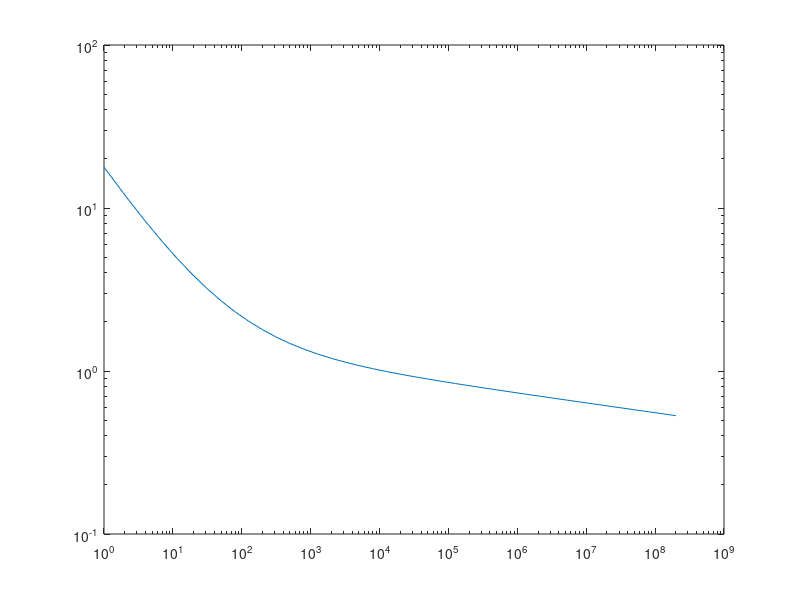

The MATLAB source for this figure: (Note: this script raises an error after producing the figure.)
close all; clear all;

msize=10;fsize=14;
%%%%%%%%%%%%   Data Source  %%%%%%%%%%%%%%%%%%%%%%%
%(1) J.F. Stubbins, D.S. Gelles, Journal of Nuclear Materials
% Volumes 233–237, Part 1, 1 October 1996, Pages 331-335
% (2) Evaluation of fatigue properties of reduced activation ferritic/martensitic steel, 
% F82H for development of design criteria, Takanori Hirose a, Taichiro Kato a, 
% Hideo Sakasegawa b, Hiroyasu Tanigawa a, Takashi Nozawa
% Fusion Engineering and Design
% Volume 160, November 2020, 111823
%%%%%%%%%%%%%%%%%%%%%%%%%%%%%%%%%%%%%%%%%%%%%%%%%%%%%%%%%%%%%%%%%%%%%%%%%
E=@(T) 4.0761e11-3.5521e7*T-5.871e3*T.^2;
x=10;

sig_y_un=@(T)(960.9-2.716*T+0.00496*T^2-3.112e-6*T^3);
sig_u_un=@(T)(1065-2.468*T+0.004087*T^2-2.575e-6*T^3);
eps_u_un=@(T)(7.393-0.002602*T-1.649e-5*T^2+1.282e-8*T^3);
del_sig_y=@(T,d)(1-exp(-d/9.992))^0.5*(3700-7.9*T+0.0039*T^2);
del_sig_he=@(T,d)max((-233.5+17.33*x^0.5)*(1-exp(- x/0.02922))^(0.5),0);
C=@(T) 1e-2*eps_u_un(T)./ (1-sig_y_un(T)./sig_u_un(T));
sig_y_irr=@(T,d) sig_y_un(T)+del_sig_y(T,d)+del_sig_he(T,d);
sig_u=@(T,d) sig_y_irr(T,d)./(1-1e-2*eps_u_un(T)./C(T));
e_tot=@(T,d) max( 1e-2*(1.066-0.004282*d-0.0001004*d^2)*(62.09-0.2306*T+0.0003032*T^2-1.082e-7*T^3),0.01);


C=@(T,d) 100*log(1+e_tot(T,d));
B=@(T,d) 2.5*(1+e_tot(T,d))*sig_u(T,d)*1e8/E(T);
b=-0.06;
c=-0.63;
del_eps_e=@(T,d,n) B(T,d).*(n).^b;
del_eps_p=@(T,d,n) C(T,d).*(n).^c;
del_eps_tot=@(T,d,n) del_eps_e(T,d,n)+del_eps_p(T,d,n);


n=0:0.2:8;
N2=2*10.^n-1;
dose=10;
eps300=del_eps_tot(300,dose,N2);
eps500=del_eps_tot(500,dose,N2);
eps700=del_eps_tot(700,dose,N2);
eps900=del_eps_tot(900,dose,N2);



figure('Name', 'Irradiated F82H Fatigue')
p7=loglog (N2,eps300);
p7.LineWidth=2;
p7.Color='k';
hold on
p8=loglog (N2,eps500);
p8.LineWidth=2;
p8.Color='b';
hold on
p9=loglog (N2,eps700);
p9.LineWidth=2;
p9.Color='r';
hold on
p10=loglog (N2,eps900);
p10.LineWidth=2;
p10.Color='g';
hold on
legend({'300K','500K','700K','900K','plastic','total fit-673K','elastic','plastic','total'},...
    'Location','southwest','NumColumns',3,'FontSize',msize)
xlabel('Cycles [2N]','FontName','Times New Roman','FontSize',fsize)
ylabel('Strain Amplitude [\Delta \epsilon/2], %','FontSize',fsize,'FontName', 'Times New Roman')
xlim([1 1e7])
ylim([1e-3 1e2])
title('Fatigue of F82H at 10 dpa')
ax = gca;
ax.FontSize = fsize; 
hold on

